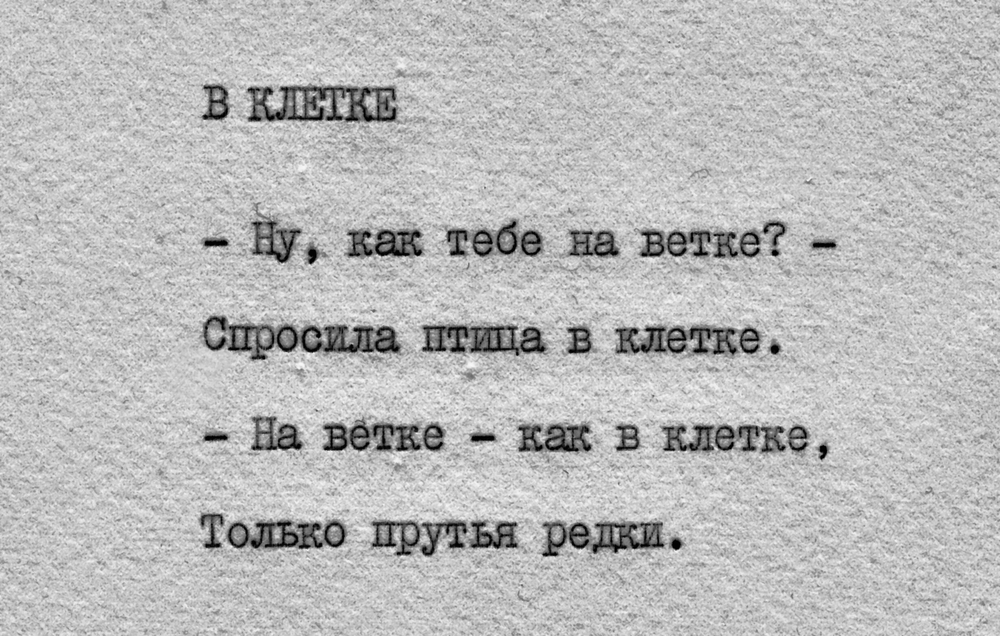
#> input picture debug/test.png_job_print_soft.png, 1000 x 636 px, shrunk from 1700 x 1082 before the run
$ python -i preproc.py   (imports and definitions only)
#> lines starting #> are read from the running program, lines starting #| are printed output that depends on the picture; after the words box and inside, x2 and y2 are one past the last pixel; in counts of white or black regions, pixels touching at a corner belong together
#> further down, picture is the input picture: PIL image 1000x636 L; min 0, max 248, mean 186.7
import cv2
import numpy as np
from PIL import Image
import os

DEBUG_DIR = "debug"
# [1 line not run here, left out]


def deskew(image: np.ndarray, max_angle: float = 15.0) -> np.ndarray:
    """Выравнивание перекоса текста с защитой от переворота."""
    coords = np.column_stack(np.where(image > 0))
    if coords.shape[0] == 0:
        return image

    angle = cv2.minAreaRect(coords)[-1]
    if angle < -45:
        angle = -(90 + angle)
    else:
        angle = -angle

    if abs(angle) < 1.0 or abs(angle) > max_angle:
        return image

    (h, w) = image.shape[:2]
    center = (w // 2, h // 2)
    M = cv2.getRotationMatrix2D(center, angle, 1.0)
    rotated = cv2.warpAffine(
        image, M, (w, h),
        flags=cv2.INTER_CUBIC,
        borderMode=cv2.BORDER_REPLICATE
    )
    return rotated


def preprocess_for_print_soft(pil_img: Image.Image, debug_path: str | None = None) -> Image.Image:
    """Щадящая предобработка для печатного текста (без жёсткой бинаризации)."""
    img = np.array(pil_img.convert("L"))

    clahe = cv2.createCLAHE(clipLimit=3.0, tileGridSize=(8, 8))
    img = clahe.apply(img)
    img = cv2.medianBlur(img, 3)
    img = deskew(img)

    result = Image.fromarray(img)
    if debug_path:
        result.save(debug_path)
    return result


def preprocess_for_print_hard(pil_img: Image.Image, debug_path: str | None = None) -> Image.Image:
    """Жёсткая предобработка для печатного текста (с бинаризацией)."""
    img = np.array(pil_img.convert("L"))

    clahe = cv2.createCLAHE(clipLimit=3.0, tileGridSize=(8, 8))
    img = clahe.apply(img)
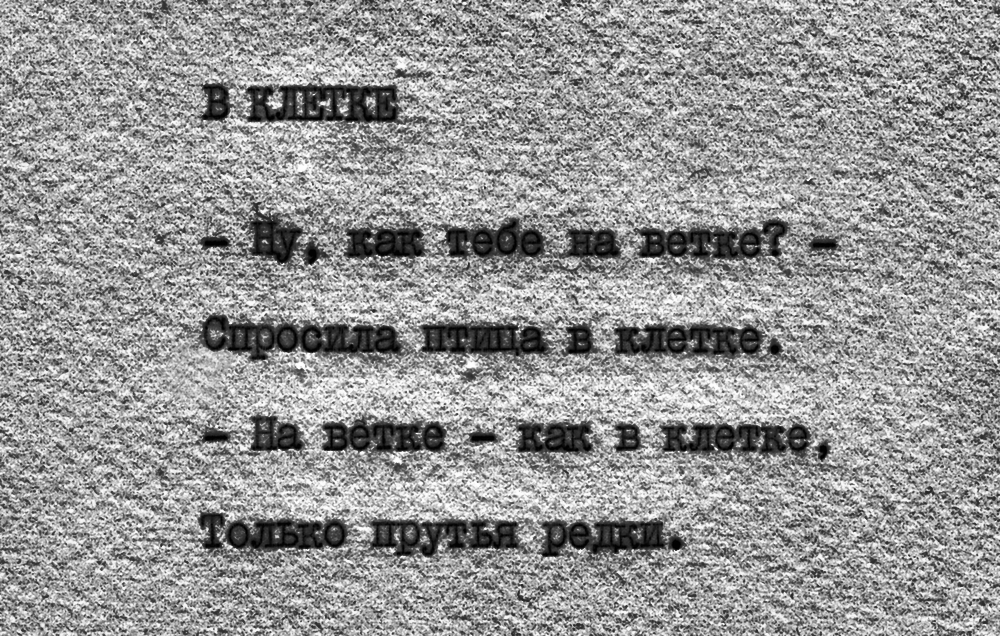
#> img: shape (636, 1000); min 0, max 255, mean 149.9
    img = cv2.medianBlur(img, 3)
    img = deskew(img)
#> in deskew, `coords = np.column_stack(np.where(image > 0))`: coords = 636000 pairs, first value 0 to 635, second value 0 to 999
#> in deskew, `angle = cv2.minAreaRect(coords)[-1]`: angle = -90
#> in deskew, `angle = -(90 + angle)`: angle = 0

    img = cv2.threshold(img, 0, 255, cv2.THRESH_BINARY + cv2.THRESH_OTSU)[1]
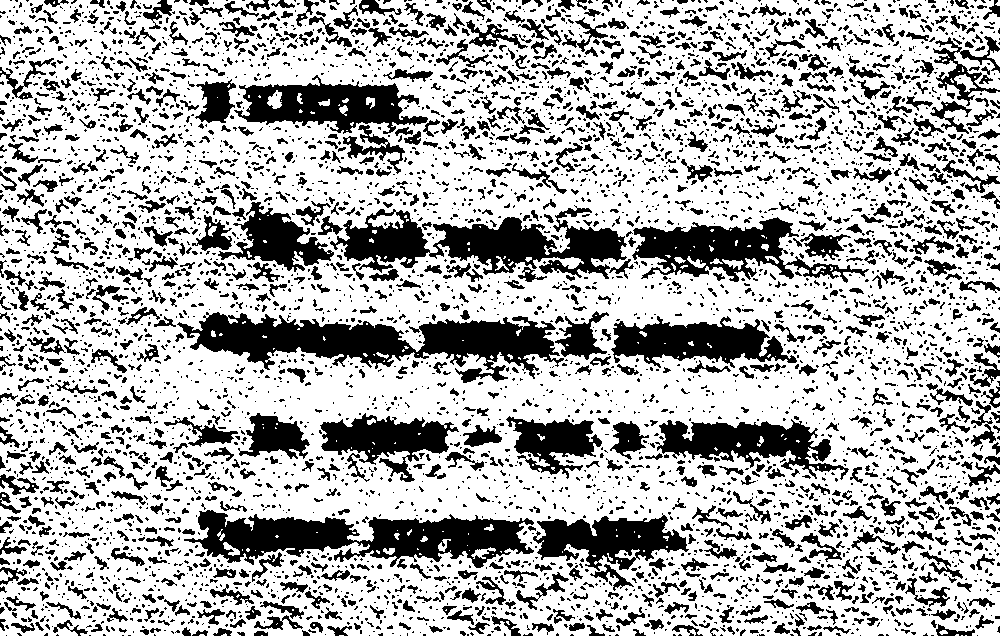
#> img: shape (636, 1000); 69.5% white; 5399 black regions (4015 under 20 px), largest, box (x1, y1, x2, y2) and area: (177, 312, 564, 383) 12438, (184, 510, 534, 568) 10594, (330, 205, 627, 279) 9731

    result = Image.fromarray(img)
    if debug_path:
        result.save(debug_path)
    return result


def preprocess_for_hand(pil_img: Image.Image, debug_path: str | None = None) -> Image.Image:
    """Предобработка для рукописного текста (TrOCR)."""
    img = np.array(pil_img.convert("L"))

    img = cv2.GaussianBlur(img, (3, 3), 0)
    clahe = cv2.createCLAHE(clipLimit=2.0, tileGridSize=(8, 8))
    img = clahe.apply(img)

    result = Image.fromarray(img)
    if debug_path:
        result.save(debug_path)
    return result

>>> from PIL import Image
>>> picture = Image.open('debug/test.png_job_print_soft.png')
>>> result = preprocess_for_print_hard(picture)

$ run again, on debug/test.png_print_raw.png
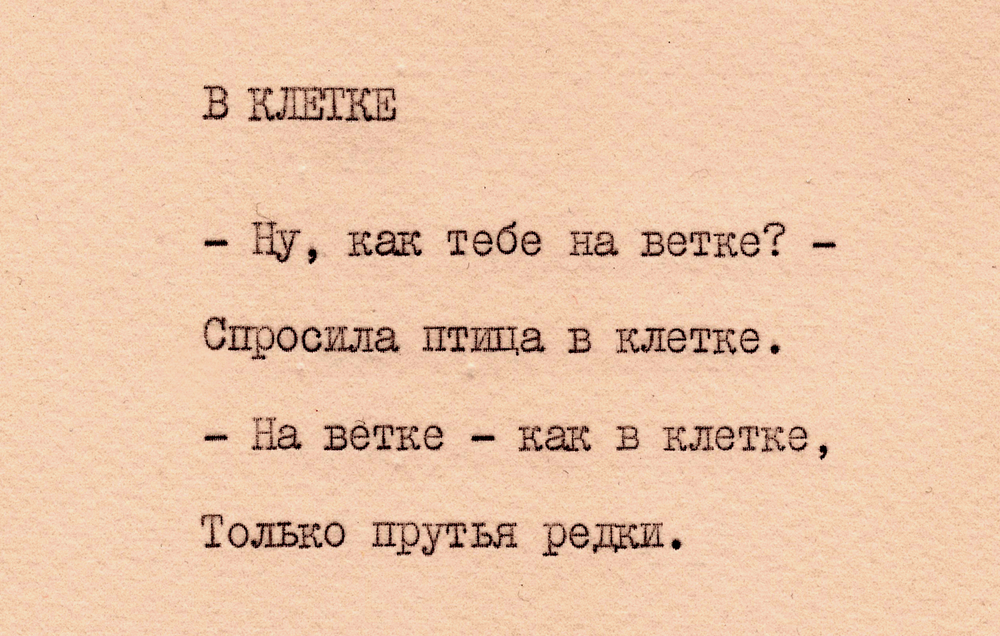
#> input picture debug/test.png_print_raw.png, 1000 x 636 px, shrunk from 1700 x 1082 before the run
#> picture is the input picture: PIL image 1000x636 RGB; mean R, G, B 234.8, 198, 169.6
#> in preprocess_for_print_hard, `img = np.array(pil_img.convert("L"))`:
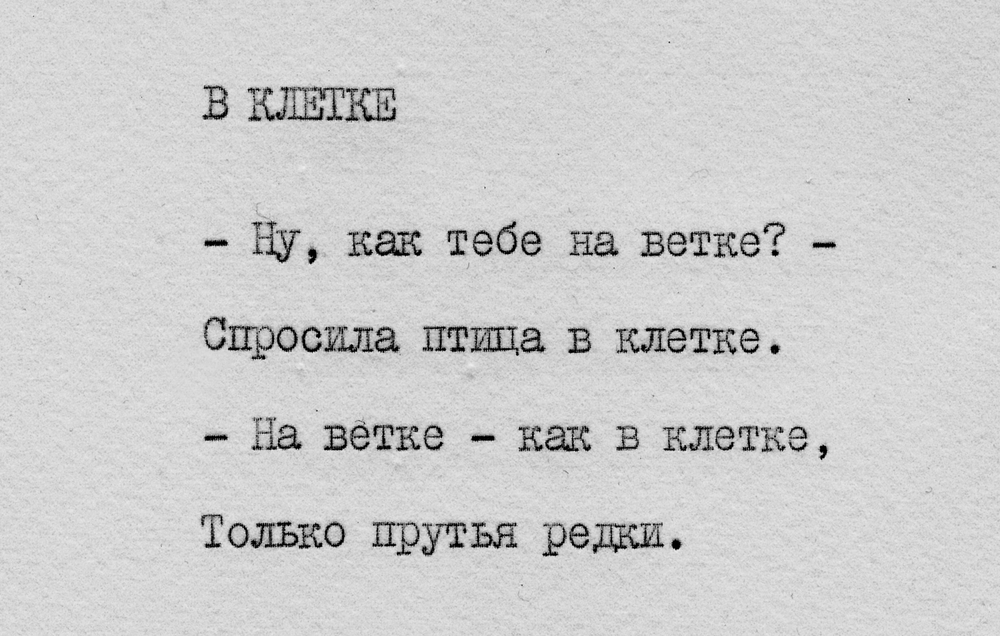
#> img: shape (636, 1000); min 0, max 238, mean 205.7
#> coords = 636000 pairs, first value 0 to 635, second value 0 to 999
#> in deskew, `angle = cv2.minAreaRect(coords)[-1]`: angle = -90
#> in deskew, `angle = -(90 + angle)`: angle = 0
#> in preprocess_for_print_hard, `img = cv2.threshold(img, 0, 255, cv2.THRESH_BINARY + cv2.THRESH_OTSU)[1]`:
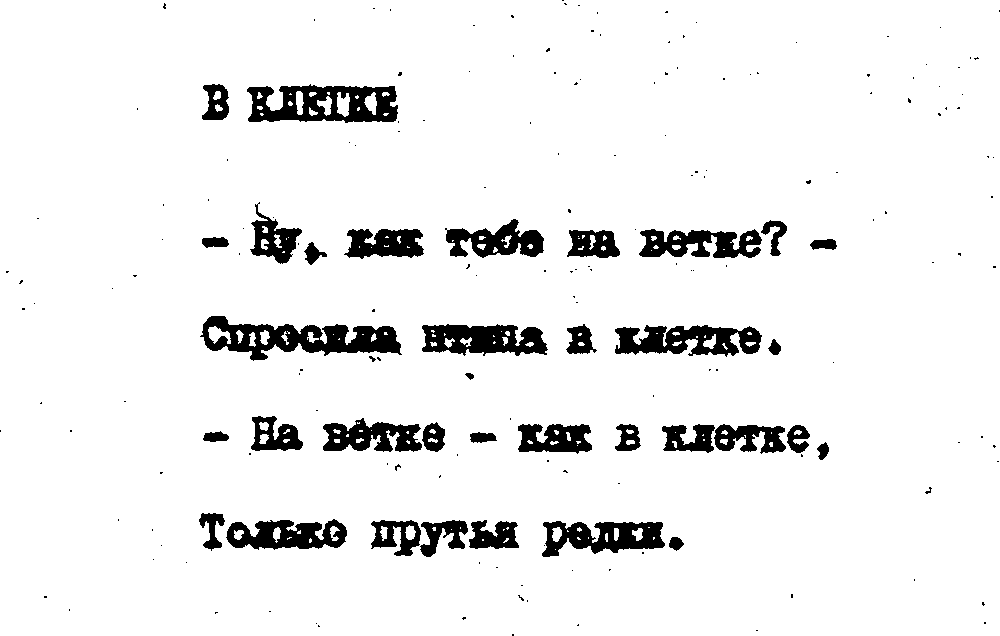
#> img: shape (636, 1000); 93.2% white; 194 black regions (157 under 20 px), largest, box (x1, y1, x2, y2) and area: (200, 316, 402, 361) 4361, (247, 84, 398, 123) 3780, (615, 325, 762, 357) 3008
